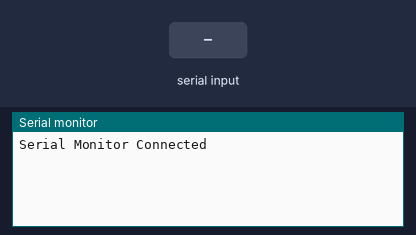
Simulated run of this sketch. Board: Arduino Mega 2560, built with avr-gcc and run on an emulated ATmega2560. On the bench: the last lines printed to the serial monitor. The inputs (shaded band) are chosen by the test bench.

Above: at 2.2 s.
2.3 s: "90,45,200\n" received over Serial
At 2.9 s:
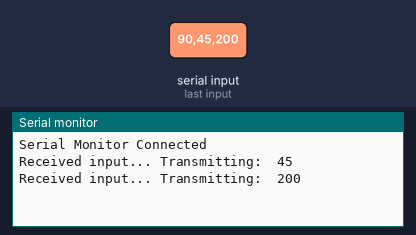
3.8 s: "30,150,10\n" received over Serial
At 5.3 s:
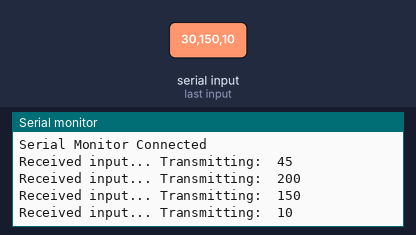
Timing chart, 0 to 6.8 s (numbered marks = the images above; inputs shaded):
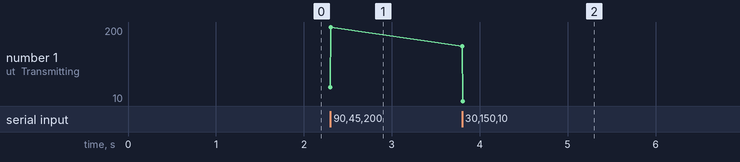

Measured:
- after the input at 2.3 s, the serial monitor: prints a new line at once (image 1)
- after the input at 3.8 s, the serial monitor: prints a new line at once (image 2)
- plotted number 1: 200 → 10 after the input at 3.8 s

The sketch:

Add_Five_Tx.ino
```cpp
/*            Transmitter
 For more details see: http://projectsfromtech.blogspot.com/

 This sketch makes use of Serial1. This functionality is only found on the Arduino Mega and other 3rd party boards.
 Tx1: pin 18   Rx1: pin 19
 Connect the Tx1->Rx  and Rx1 ->Tx pins with the board running Add_Five_Rx.ino
 Connect the Grounds of the two boards

 Read integer value from Serial Monitor
 Transmit that value to the Rx board
 Receive integer from Rx and print to Serial Monitor

 Note: The Tx and Rx boards are just names I chose. The communication is 2-way.
 Master-slave would probably be a better option.
 */


int val = 0;
int incoming = 0;
int incoming1 = 0;

void setup()
{
  Serial.begin(115200);  //Begin Serial to talk to the Serial Monitor
//  Serial1.begin(115200); //Begin Serial to talk to the Rx Arduino
  Serial.println("Serial Monitor Connected");
  Serial.parseInt();     //clear any garbage in the buffer.
}

void loop()
{
  //   From the USB
  incoming = Serial.available();
  while (incoming != 0)           //while there is something to be read
  {
    val = Serial.parseInt();
    if (val != 0)
    {
      Serial.print("Received input... Transmitting:  ");
      Serial.println(val);         //Print value to the Serial Monitor
      //Serial1.print(val);          //Send value to the Rx Arduino
    }
    incoming = Serial.available();
  }

  //     From the Rx Arduino
  incoming1 = Serial.available();
  while(incoming1 != 0)           //While there is something to be read
  {
    val = Serial.parseInt();    //Get new value
    Serial.print("Receiving...  ");
    Serial.println(val);        //Print new value to the Serial Monitor
    incoming1 = Serial.available();
  }

  Serial.parseInt();     //clear any garbage in the buffer.
  val = 0;  //reset value - Miran

}//end loop
```
